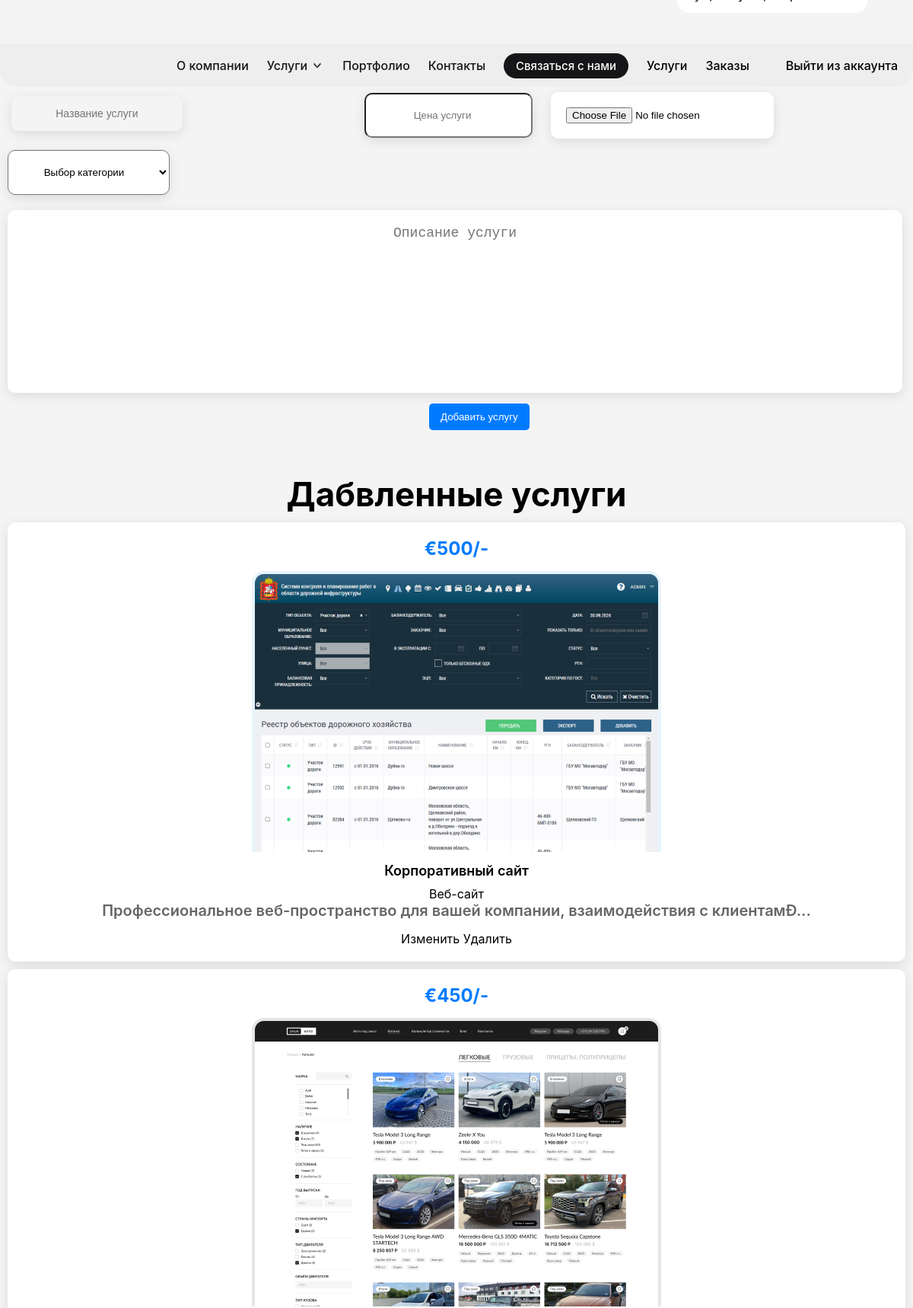
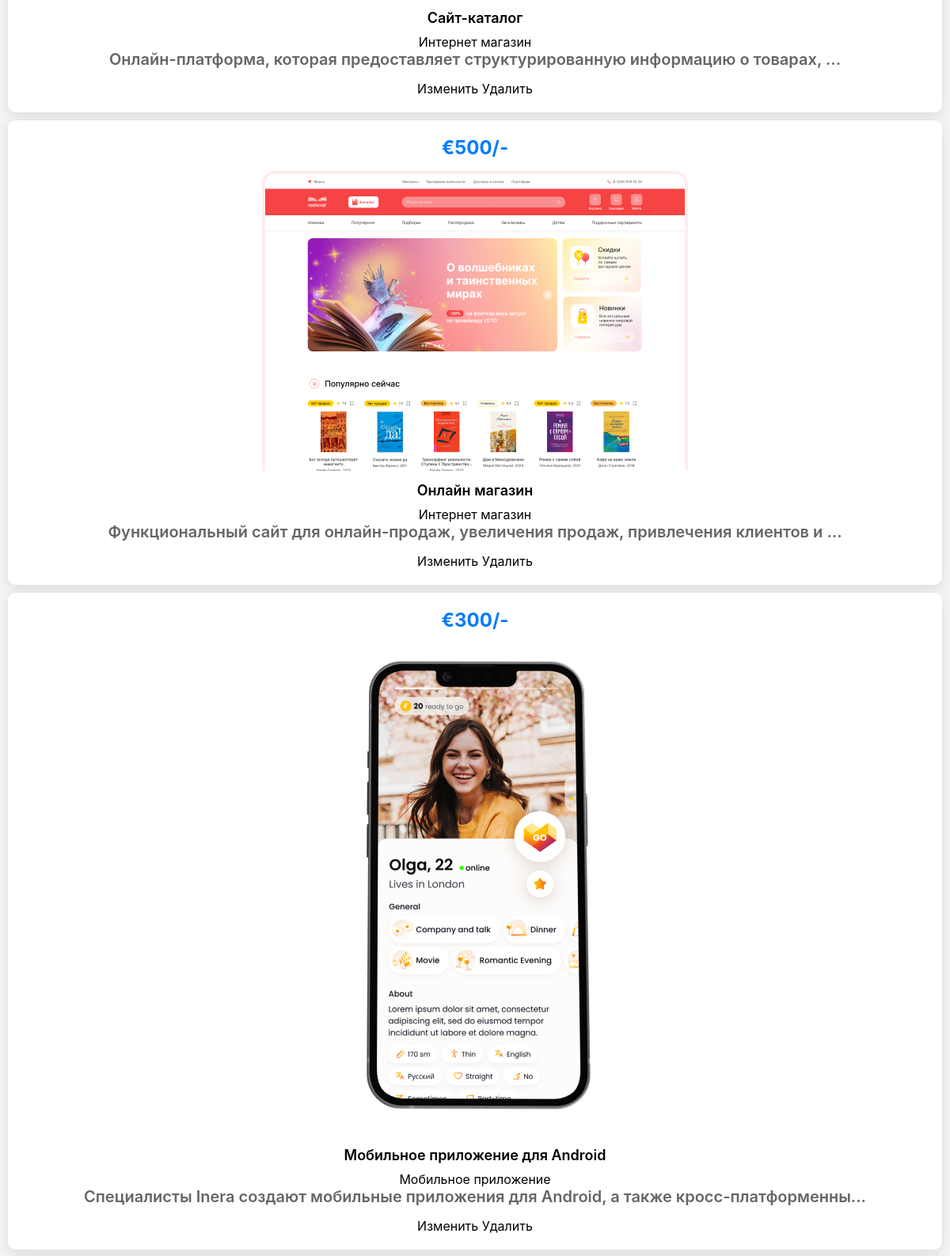
Screenshot of /admin_products.php (signed in, upper part) with the database file from the repository (2 pictures, top to bottom).
### tables this page shows
CREATE TABLE `products` (
  `id` int(100) NOT NULL,
  `name` varchar(100) NOT NULL,
  `category_id` int(100) NOT NULL,
  `details` varchar(500) NOT NULL,
  `price` int(100) NOT NULL,
  `image` varchar(100) NOT NULL
);

CREATE TABLE `categories` (
  `id` int(100) NOT NULL,
  `name` varchar(100) NOT NULL
);

### admin_products.php (the view, shortened to what this page needs)
<?php
@include 'config.php';
$limit = 16;
$page = isset($_GET['page']) ? (int)$_GET['page'] : 1;
$offset = ($page - 1) * $limit;
$show_products = $conn->prepare("SELECT p.*, c.name AS category_name FROM `products` p JOIN `categories` c ON p.category_id = c.id LIMIT ? OFFSET ?");
$show_products->bindValue(1, $limit, PDO::PARAM_INT);
$show_products->bindValue(2, $offset, PDO::PARAM_INT);
$show_products->execute();
?>
<!DOCTYPE html>
<html lang="en">
<head>
   <link rel="stylesheet" href="css/style.css">
</head>
<body>
<?php include 'admin_header.php'; ?>
<section class="add-products">
   <h1 class="title">Добавить услугу</h1>
   <form action="" method="POST" enctype="multipart/form-data">
      <div class="flex">
         <div class="inputBox">
            <input type="text" name="name" class="boxname" required placeholder="Название услуги">
            <select name="category" class="box" required>
               <option value="" selected disabled>Выбор категории</option>
            </select>
         </div>
         <div class="inputBox">
            <input type="number" min="0" name="price" class="box" required placeholder="Цена услуги">
            <input type="file" name="image" required class="box" accept="image/jpg, image/jpeg, image/png">
         </div>
      </div>
      <textarea name="details" class="box" required placeholder="Описание услуги" cols="30" rows="10"></textarea>
      <input type="submit" class="btn" value="Добавить услугу" name="add_product">
   </form>
</section>
<section class="show-products">
   <h1 class="title">Дабвленные услуги</h1>
   <div class="box-container">
   <?php
      if($show_products->rowCount() > 0){
         while($fetch_products = $show_products->fetch(PDO::FETCH_ASSOC)){
   ?>
   <div class="box">
      <div class="price">€<?= $fetch_products['price']; ?>/-</div>
      <img src="uploaded_img/<?= $fetch_products['image']; ?>" alt="">
      <div class="name"><?= $fetch_products['name']; ?></div>
      <div class="cat"><?= $fetch_products['category_name']; ?></div>
      <div class="details"><?= strlen($fetch_products['details']) > 150 ? substr($fetch_products['details'], 0, 150) . '...' : $fetch_products['details']; ?></div>
      <div class="flex-btn">
         <a href="admin_update_product.php?update=<?= $fetch_products['id']; ?>" class="option-btn">Изменить</a>
         <a href="admin_products.php?delete=<?= $fetch_products['id']; ?>" class="delete-btn" onclick="return confirm('Delete this product?');">Удалить</a>
      </div>
   </div>
   <?php
         }
      } else {
         echo '<p class="empty">Нету добавленных услуг</p>';
      }
   ?>
   </div>
</section>
</body>
</html>

### css/style.css (style rules this page uses)
h1, h2, h3, h4, h5, h6 { margin: 0; }
a { text-decoration: none; color: inherit; }
* { box-sizing: border-box; }
html { scroll-padding-top: 100px; scroll-behavior: smooth; overflow-x:hidden; }
body { background-color: #f4f4f4; margin: 0; font-family: "Inter", sans-serif; }
.title { font-size: 44px; font-weight: 700; margin-top: 57px; text-align: center; }
input[type="text"], input[type="email"], input[type="tel"], textarea { width: 48%; padding: 15px; margin-right: 5px; margin-bottom: 15px; border: 0px; border-radius: 10px; background-color: #f4f4f4; font-size: 14px; box-sizing: border-box; }
textarea { width: 98%; resize: none; font-size: 18px; padding-bottom: 72px; }

### admin_products.php (style rules this page uses)
.flex { display:flex; }
.box { background-color: #fff; border-radius: 10px; box-shadow: 0 4px 15px rgba(0, 0, 0, 0.1); padding: 20px; margin: 10px; transition: transform 0.3s; text-align: center; }
.price { font-size: 24px; font-weight: bold; color: #007bff; margin-bottom: 15px; }
.name { font-size: 18px; font-weight: 600; margin: 10px 0; }
.details { font-size: 14px; color: #666; margin-bottom: 15px; }
.btn { background-color: #007bff; color: #ffffff; border: none; padding: 10px 15px; border-radius: 5px; cursor: pointer; transition: background-color 0.3s; margin-left:47%; }
.details { font-weight: 600; font-size: 20px; }
.boxname { width:100px; background-color: #fff; border-radius: 10px; box-shadow: 0 4px 15px rgba(0, 0, 0, 0.1); padding: 20px; margin: 15px; transition: transform 0.3s; text-align: center; }

### rows the page displays
products: price "500", image (picture), name "Корпоративный сайт", category.name "Веб-сайт", details "Профессиональное веб-пространство для вашей компании, взаимодействия с клиентамÐ"
products: price "450", image (picture), name "Сайт-каталог", category.name "Интернет магазин", details "Онлайн-платформа, которая предоставляет структурированную информацию о товарах,"
products: price "500", image (picture), name "Онлайн магазин", category.name "Интернет магазин", details "Функциональный сайт для онлайн-продаж, увеличения продаж, привлечения клиентов и"
products: price "300", image (picture), name "Мобильное приложение для Android", category.name "Мобильное приложение", details "Специалисты Inera создают мобильные приложения для Android, а также кросс-платформенны"
